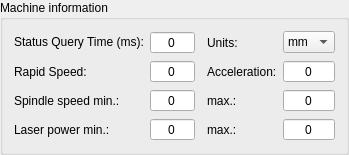
          <widget class="GroupBox" name="grpGRBL">
           <property name="title">
            <string>Machine information</string>
           </property>
           <layout class="QVBoxLayout" name="verticalLayout_5">
            <item>
             <layout class="QGridLayout" name="gridLayout_2" columnstretch="0,1,0,0,1">
              <item row="2" column="1">
               <widget class="QSpinBox" name="txtSpindleSpeedMin">
                <property name="font">
                 <font>
                  <pointsize>9</pointsize>
                 </font>
                </property>
                <property name="alignment">
                 <set>Qt::AlignCenter</set>
                </property>
                <property name="buttonSymbols">
                 <enum>QAbstractSpinBox::NoButtons</enum>
                </property>
                <property name="maximum">
                 <number>99999</number>
                </property>
               </widget>
              </item>
              <item row="0" column="0">
               <widget class="QLabel" name="label_11">
                <property name="text">
                 <string>&lt;html&gt;&lt;head/&gt;&lt;body&gt;&lt;p&gt;Status Query Time (ms):&lt;/p&gt;&lt;/body&gt;&lt;/html&gt;</string>
                </property>
               </widget>
              </item>
              <item row="0" column="4">
               <widget class="QComboBox" name="cboUnits">
                <property name="sizePolicy">
                 <sizepolicy hsizetype="Expanding" vsizetype="Fixed">
                  <horstretch>0</horstretch>
                  <verstretch>0</verstretch>
                 </sizepolicy>
                </property>
                <item>
                 <property name="text">
                  <string>mm</string>
                 </property>
                </item>
                <item>
                 <property name="text">
                  <string>inch</string>
                 </property>
                </item>
               </widget>
              </item>
              <item row="0" column="2">
               <spacer name="horizontalSpacer_6">
                <property name="orientation">
                 <enum>Qt::Horizontal</enum>
                </property>
                <property name="sizeType">
                 <enum>QSizePolicy::Fixed</enum>
                </property>
                <property name="sizeHint" stdset="0">
                 <size>
                  <width>6</width>
                  <height>20</height>
                 </size>
                </property>
               </spacer>
              </item>
              <item row="0" column="3">
               <widget class="QLabel" name="label_15">
                <property name="text">
                 <string>Units:</string>
                </property>
               </widget>
              </item>
              <item row="1" column="0">
               <widget class="QLabel" name="label_10">
                <property name="text">
                 <string>Rapid Speed:</string>
                </property>
               </widget>
              </item>
              <item row="1" column="1">
               <widget class="QSpinBox" name="txtRapidSpeed">
                <property name="font">
                 <font>
                  <pointsize>9</pointsize>
                 </font>
                </property>
                <property name="alignment">
                 <set>Qt::AlignCenter</set>
                </property>
                <property name="buttonSymbols">
                 <enum>QAbstractSpinBox::NoButtons</enum>
                </property>
                <property name="maximum">
                 <number>99999</number>
                </property>
               </widget>
              </item>
              <item row="1" column="3">
               <widget class="QLabel" name="label_14">
                <property name="text">
                 <string>Acceleration:</string>
                </property>
               </widget>
              </item>
              <item row="1" column="4">
               <widget class="QSpinBox" name="txtAcceleration">
                <property name="font">
                 <font>
                  <pointsize>9</pointsize>
                 </font>
                </property>
                <property name="alignment">
                 <set>Qt::AlignCenter</set>
                </property>
                <property name="buttonSymbols">
                 <enum>QAbstractSpinBox::NoButtons</enum>
                </property>
                <property name="maximum">
                 <number>99999</number>
                </property>
               </widget>
              </item>
              <item row="2" column="3">
               <widget class="QLabel" name="label_13">
                <property name="text">
                 <string>max.:</string>
                </property>
               </widget>
              </item>
              <item row="2" column="0">
               <widget class="QLabel" name="label_12">
                <property name="text">
                 <string>Spindle speed min.:</string>
                </property>
               </widget>
              </item>
              <item row="2" column="4">
               <widget class="QSpinBox" name="txtSpindleSpeedMax">
                <property name="font">
                 <font>
                  <pointsize>9</pointsize>
                 </font>
                </property>
                <property name="alignment">
                 <set>Qt::AlignCenter</set>
                </property>
                <property name="buttonSymbols">
                 <enum>QAbstractSpinBox::NoButtons</enum>
                </property>
                <property name="maximum">
                 <number>99999</number>
                </property>
               </widget>
              </item>
              <item row="3" column="0">
               <widget class="QLabel" name="label_18">
                <property name="text">
                 <string>Laser power min.:</string>
                </property>
               </widget>
              </item>
              <item row="3" column="1">
               <widget class="QSpinBox" name="txtLaserPowerMin">
                <property name="font">
                 <font>
                  <pointsize>9</pointsize>
                 </font>
                </property>
                <property name="alignment">
                 <set>Qt::AlignCenter</set>
                </property>
                <property name="buttonSymbols">
                 <enum>QAbstractSpinBox::NoButtons</enum>
                </property>
                <property name="maximum">
                 <number>99999</number>
                </property>
               </widget>
              </item>
              <item row="3" column="3">
               <widget class="QLabel" name="label_35">
                <property name="text">
                 <string>max.:</string>
                </property>
               </widget>
              </item>
              <item row="3" column="4">
               <widget class="QSpinBox" name="txtLaserPowerMax">
                <property name="font">
                 <font>
                  <pointsize>9</pointsize>
                 </font>
                </property>
                <property name="alignment">
                 <set>Qt::AlignCenter</set>
                </property>
                <property name="buttonSymbols">
                 <enum>QAbstractSpinBox::NoButtons</enum>
                </property>
                <property name="maximum">
                 <number>99999</number>
                </property>
               </widget>
              </item>
              <item row="0" column="1">
               <widget class="QSpinBox" name="txtQueryStateTime">
                <property name="font">
                 <font>
                  <pointsize>9</pointsize>
                 </font>
                </property>
                <property name="alignment">
                 <set>Qt::AlignCenter</set>
                </property>
                <property name="buttonSymbols">
                 <enum>QAbstractSpinBox::NoButtons</enum>
                </property>
                <property name="maximum">
                 <number>9999</number>
                </property>
               </widget>
              </item>
             </layout>
            </item>
           </layout>
          </widget>
